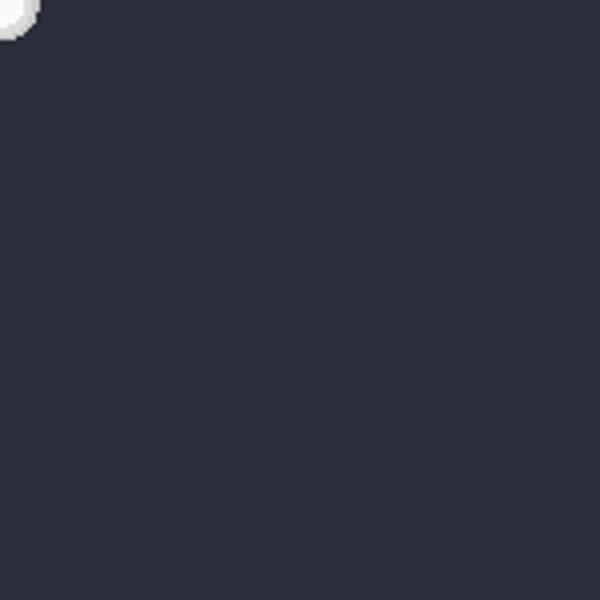
Frame 1 (no input)
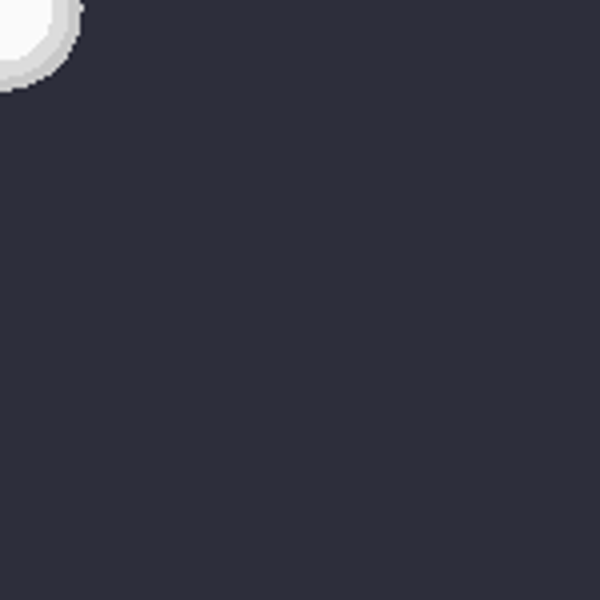
Frame 60 (the mouse pressed at the canvas centre just before this capture)
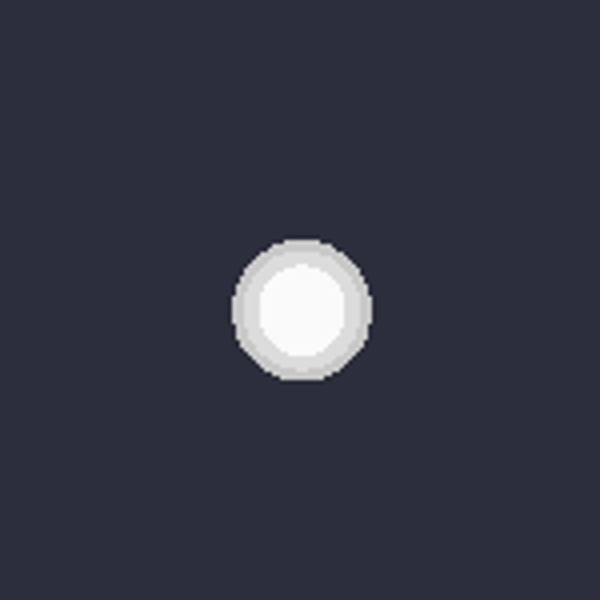
Frame 120 (the mouse held since frame 60 and released just before this capture)

The Processing sketch that drew these frames (run headless with seeded random() and noise(); from frame 60 on, the mouse is pressed at the canvas centre):

// Processing sketch: pixelmetaball
// ── pixelmetaball.pde
ArrayList<PVector> points;
int scale = 4;
PGraphics gra;

void setup() {
  size(600, 600);
  points = new ArrayList<PVector>();
  gra = createGraphics(width/scale, height/scale);
}

void draw() {
  gra.beginDraw();
  gra.background(#2D2E3B);
  if (pmouseX != mouseX || pmouseY != mouseY) {
    //points.add(new PVector((mouseX+pmouseX)/2, (mouseY+pmouseY)/2, random(30, 60)));
  }
  points.add(new PVector(mouseX, mouseY, random(30, 60)));
  for (int k = 0; k < points.size (); k++) {
    PVector p = points.get(k);
    p.y += 2;
    p.z *= random(0.6, 0.9);
    if (p.z < 1) points.remove(k--);
  }
  for (int j = 0; j < gra.height; j++) {
    for (int i = 0; i < gra.width; i++) {
      float val = 0;
      for (int k = 0; k < points.size (); k++) {
        PVector p = points.get(k);
        val += 255/(pow(i-p.x/scale, 2)+pow(j-p.y/scale, 2))*p.z;
      }
      if (val > 100) {
        if (val > 250) val = 250;
        else if (val > 140) val = 220;
        else val = 200;
        gra.set(i, j, color(val));
      }
    }
  }
  gra.endDraw();
  noSmooth();
  image(gra, 0, 0, width, height);
}
